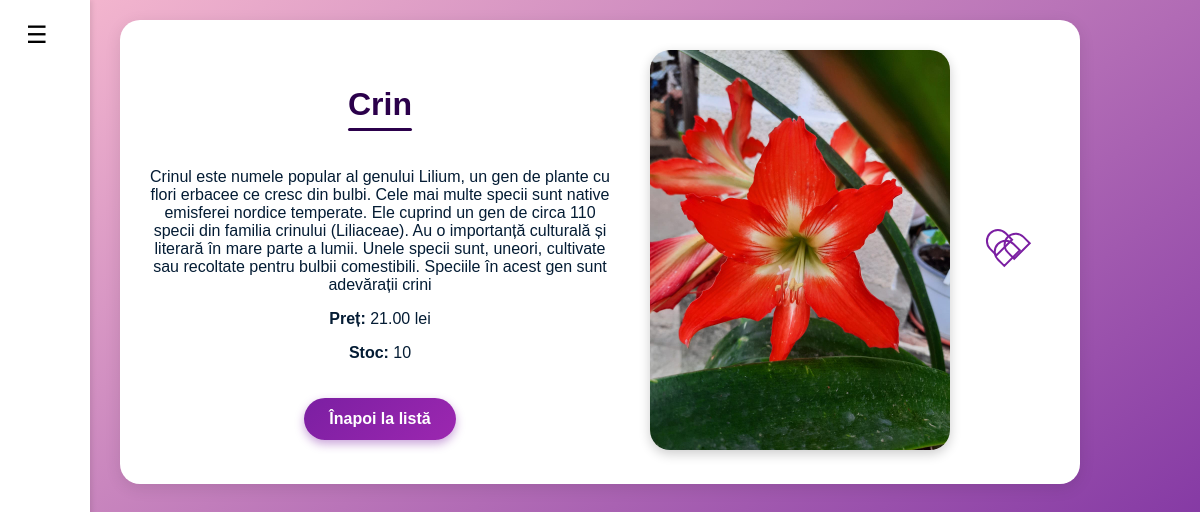
Screenshot of /floare/2/ with the database file from the repository.
### main/models.py (models this page shows, shortened)
class Floare(models.Model):
    nume = models.CharField(max_length=100)
    descriere = models.TextField()
    pret = models.DecimalField(max_digits=6, decimal_places=2)
    imagine = models.ImageField(upload_to='flori/', blank=True, null=True)
    stoc = models.PositiveIntegerField(default=0)

### main/views.py (the view)
# urls.py: path('floare/<int:floare_id>/', views.detalii_floare, name='detalii_floare'),
def detalii_floare(request, floare_id):
    floare = get_object_or_404(Floare, id=floare_id)
    return render(request, 'main/detalii_floare.html', {'floare': floare})

### main/templates/main/detalii_floare.html (shortened to what this page needs)
<!DOCTYPE html>
<html>
<head>
    {% load static %}
    <link rel="stylesheet" href="{% static 'main/styleDetails.css' %}">
    <link rel="stylesheet" href="{% static 'main/favouriteBtn.css' %}">
    <link rel="stylesheet" href="{% static 'main/sidebar.css' %}">
</head>
<body>
    {% include 'main/base.html' %}
    <div class="container">
        <div class="floare-info">
            <h1 class="titlu">{{ floare.nume }}</h1>
            <p>{{ floare.descriere }}</p>
            <p><strong>Preț:</strong> {{ floare.pret }} lei</p>
            <p><strong>Stoc:</strong> {{ floare.stoc }}</p>
            <a href="{% url 'home' %}" class="backButton">Înapoi la listă</a>
        </div>
        {% if floare.imagine %}
        <div class="floare-imagine">
            <img src="{{ floare.imagine.url }}" alt="{{ floare.nume }}">
        </div>
        {% endif %}
              <form method="post" action="{% url 'toggle_favorite' floare.id %}">
                <button type="submit" class="favorite-btn {% if floare.id in favorite_ids %}active{% endif %}">
                   <span class="heart"></span>
                </button>
              </form>
    </div>
</body>
</html>

### main/static/main/styleDetails.css (style rules this page uses)
body { background: linear-gradient(to right, #f8e1ff, #e4a1f2); font-family: 'Segoe UI', sans-serif; margin: 0; padding: 40px; color: #2b004b; }
.container { display: flex; flex-wrap: wrap; align-items: center; justify-content: center; background-color: white; border-radius: 20px; box-shadow: 0 4px 16px rgba(0, 0, 0, 0.1); padding: 30px; max-width: 900px; margin: auto; gap: 40px; }
.floare-info { flex: 1; min-width: 250px; }
.floare-imagine img { width: 300px; height: auto; border-radius: 20px; box-shadow: 0 4px 12px rgba(0, 0, 0, 0.2); }
.backButton { display: inline-block; margin-top: 20px; padding: 12px 25px; font-size: 16px; font-weight: 600; color: white; background: linear-gradient(135deg, #7b1fa2, #9c27b0); border-radius: 30px; text-decoration: none; box-shadow: 0 4px 10px rgba(123, 31, 162, 0.4); transition: background 0.3s ease, transform 0.2s ease; }
.titlu { position: relative; display: inline-block; padding-bottom: 8px; font-size: 32px; font-weight: bold; color: #2b004b; }
.titlu::after { content: ""; position: absolute; left: 0; bottom: 0; height: 3px; width: 100%; background-color: #2b004b; border-radius: 5px; }

### main/static/main/favouriteBtn.css (style rules this page uses)
.favorite-btn { background: none; border: none; cursor: pointer; padding: 0; outline: none; width: 30px; height: 30px; position: relative; margin-right: 30px; vertical-align: middle; }
.heart { display: inline-block; width: 20px; height: 18px; background: transparent; position: relative; transform: rotate(-45deg); transition: background-color 0.3s ease; border-radius: 15px 15px 0 0; border: 2px solid #7b1fa2; }
.heart::before, .heart::after { content: ""; position: absolute; width: 20px; height: 18px; background: transparent; border: 2px solid #7b1fa2; border-radius: 15px 15px 0 0; transition: background-color 0.3s ease; top: -10px; left: 0; }
.heart::before { top: -15px; left: 0; }
.heart::after { top: 0; left: 10px; }

### main/static/main/style.css (style rules this page uses)
body { font-family: Arial, sans-serif; text-align: center; background: linear-gradient(to bottom right, #f8bbd0, #6a1b9a); color: #041c34; padding: 20px; min-height: 100vh; }

### rows the page displays
Floare: nume "Crin", descriere "Crinul este numele popular al genului Lilium, un gen de plante cu flori erbacee ce cresc din bulbi. Cele mai multe specii sunt native emisferei nordice temperate. Ele cuprind un gen de circa 110 specii din familia crinului (Liliaceae). Au o importanță culturală și literară în mare parte a lumii. Unele specii sunt, uneori, cultivate sau recoltate pentru bulbii comestibili. Speciile în acest gen sunt adevărații crini", pret "21.00", stoc "10", imagine (picture)
